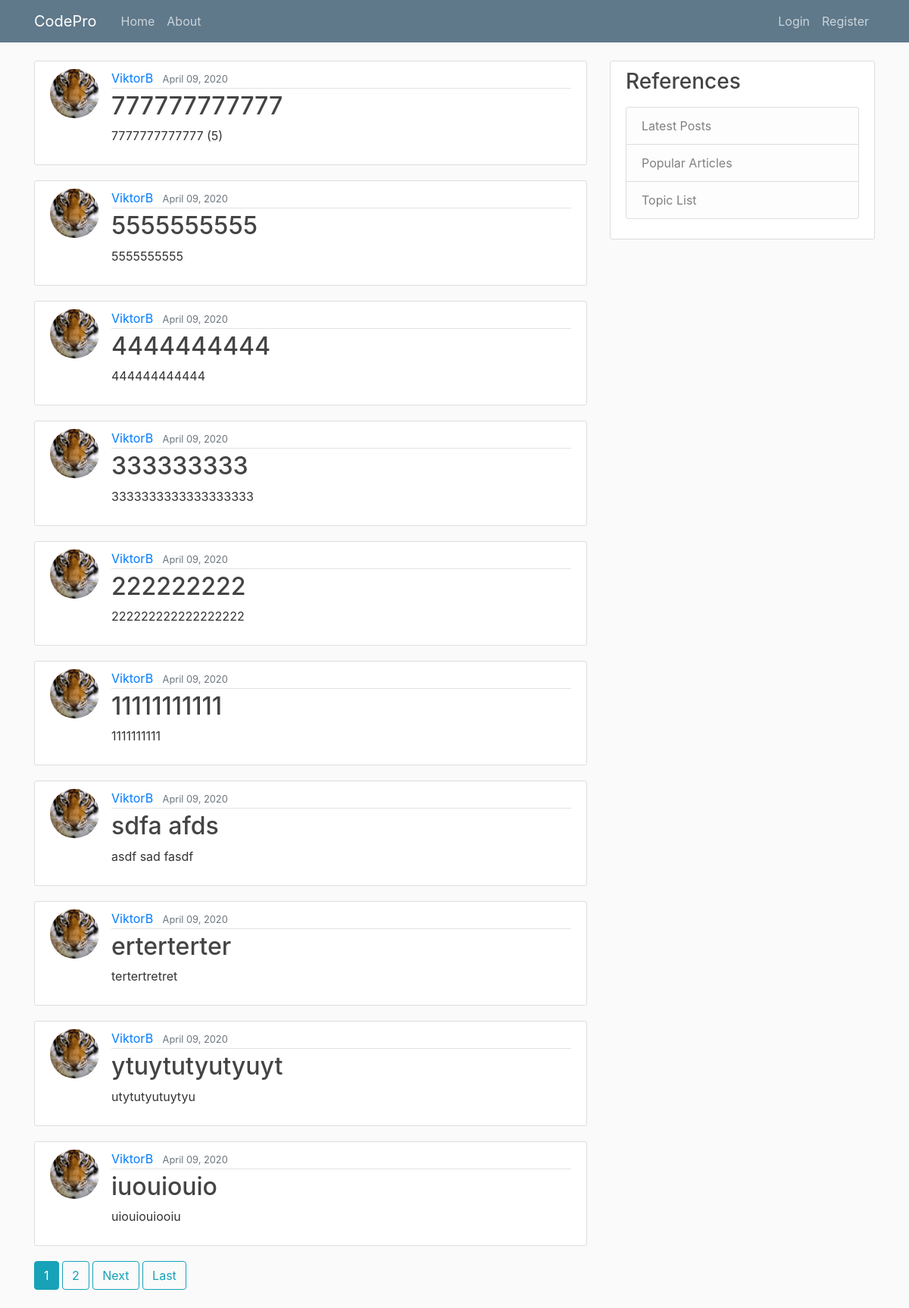
The page / on the database its author committed.
### blog/models.py (models this page shows, shortened)
class Post(models.Model):
    title = models.CharField(max_length=100)
    content = models.TextField()
    date_posted = models.DateTimeField(default=timezone.now)
    author = models.ForeignKey(User, on_delete=models.CASCADE)
    likes = models.IntegerField()

### users/models.py (models this page shows, shortened)
class Profile(models.Model):
    user = models.OneToOneField(User, on_delete=models.CASCADE)
    image = models.ImageField(default='default.jpg', upload_to='profile_pics')
    about_info = models.TextField(default="Hi! I am a fellow Python programmer.")

### blog/views.py (the view)
# urls.py: path('', PostListView.as_view(), name='blog-home'),
class PostListView(ListView):
    model = Post
    template_name = 'blog/home.html' # <app>/<model>_<viewtype>.html
    context_object_name = 'posts'
    ordering = ['-date_posted']  # Orders our post from newest to oldest
    paginate_by = 10

### blog/templates/blog/home.html (shortened to what this page needs)
{% extends "blog/base.html" %}
{% block content %}
  {% for post in posts %}
<article class="media content-section">
  <img class="rounded-circle article-img" src="{{ post.author.profile.image.url }}">
<div class="media-body">
<div class="article-metadata">
  <a class="mr-2" href="{% url 'user-posts' post.author.username %}">{{ post.author }}</a>
  <small class="text-muted">{{ post.date_posted|date:"F d, Y"}}</small>
</div>
<h2><a class="article-title" href="{% url 'post-detail' post.id %}">{{ post.title }}</a></h2>
<p class="article-content">{{ post.content }}</p>
</div>
</article>
  {% endfor %}
  {% if is_paginated %}
    {% for num in page_obj.paginator.page_range %}
      {% if page_obj.number == num %}
      <a class="btn btn-info mb-4" href="?page={{ num }}">{{ num }}</a>
      {% elif num > page_obj.number|add:'-3' and num < page_obj.number|add:'3'%}
      <a class="btn btn-outline-info mb-4" href="?page={{ num }}">{{ num }}</a>
      {% endif %}
    {% endfor %}
    {% if page_obj.has_next %}
      <a class="btn btn-outline-info mb-4" href="?page={{ page_obj.next_page_number }}">Next</a>
      <a class="btn btn-outline-info mb-4" href="?page={{ page_obj.paginator.num_pages }}">Last</a>
    {% endif %}
  {% endif %}
{% endblock content %}

### blog/templates/blog/base.html (shortened to what this page needs)
{% load static %}
<!DOCTYPE html>
<html lang="en" dir="ltr">
  <head>
   <link rel="stylesheet" href="https://maxcdn.bootstrapcdn.com/bootstrap/4.0.0/css/bootstrap.min.css">
   <link rel="stylesheet" type="text/css" href="{% static 'blog/main.css' %}">
  </head>
  <body>
<header class="site-header">
<nav class="navbar navbar-expand-md navbar-dark bg-steel fixed-top">
  <div class="container">
    <a class="navbar-brand mr-4" href="{% url 'blog-home' %}">CodePro</a>
    <div class="collapse navbar-collapse" id="navbarToggle">
      <div class="navbar-nav mr-auto">
        <a class="nav-item nav-link" href="{% url 'blog-home' %}">Home</a>
        <a class="nav-item nav-link" href="{% url 'blog-about' %}">About</a>
      </div>
      <div class="navbar-nav">
        {% if user.is_authenticated %}
        <a class="nav-item nav-link" href="{% url 'profile' %}">Profile</a>
        <a class="nav-item nav-link" href="{% url 'logout' %}">Logout</a>
        <a class="nav-item nav-link" href="{% url 'post-create' %}">New Post</a>
        {% else %}
        <a class="nav-item nav-link" href="{% url 'login' %}">Login</a>
        <a class="nav-item nav-link" href="{% url 'register' %}">Register</a>
        {% endif %}
      </div>
    </div>
  </div>
</nav>
</header>
<main role="main" class="container">
<div class="row">
<div class="col-md-8">
  {% block content %}{% endblock %}
</div>
<div class="col-md-4">
  <div class="content-section">
    <h3>References</h3>
    <p class='text-muted'>
      <ul class="list-group">
        <a class="list-group-item list-group-item-light" href="#">Latest Posts</a>
        <a class="list-group-item list-group-item-light" href="#">Popular Articles</a>
        <a class="list-group-item list-group-item-light" href="#">Topic List</a>
      </ul>
    </p>
  </div>
</div>
</div>
</main>
  </body>
</html>

### blog/static/blog/main.css (style rules this page uses)
body { background: #fafafa; color: #333333; margin-top: 5rem; }
h1, h2, h3, h4, h5, h6 { color: #444444; }
ul { margin: 0; }
.bg-steel { background-color: #5f788a; }
.site-header .navbar-nav .nav-link { color: #cbd5db; }
.content-section { background: #ffffff; padding: 10px 20px; border: 1px solid #dddddd; border-radius: 3px; margin-bottom: 20px; }
.article-title { color: #444444; }
.article-content { white-space: pre-line; }
.article-img { height: 65px; width: 65px; margin-right: 16px; }
.article-metadata { padding-bottom: 1px; margin-bottom: 4px; border-bottom: 1px solid #e3e3e3 }

### rows shown on the page
Post: author.profile.image (picture), author "ViktorB", date_posted "April 09, 2020", title "777777777777", content "7777777777777 (5)"
Post: author.profile.image (picture), author "ViktorB", date_posted "April 09, 2020", title "5555555555", content "5555555555"
Post: author.profile.image (picture), author "ViktorB", date_posted "April 09, 2020", title "4444444444", content "444444444444"
Post: author.profile.image (picture), author "ViktorB", date_posted "April 09, 2020", title "333333333", content "3333333333333333333"
Post: author.profile.image (picture), author "ViktorB", date_posted "April 09, 2020", title "222222222", content "222222222222222222"
Post: author.profile.image (picture), author "ViktorB", date_posted "April 09, 2020", title "11111111111", content "1111111111"
Post: author.profile.image (picture), author "ViktorB", date_posted "April 09, 2020", title "sdfa afds", content "asdf sad fasdf"
Post: author.profile.image (picture), author "ViktorB", date_posted "April 09, 2020", title "erterterter", content "tertertretret"
Post: author.profile.image (picture), author "ViktorB", date_posted "April 09, 2020", title "ytuytutyutyuyt", content "utytutyutuytyu"
Post: author.profile.image (picture), author "ViktorB", date_posted "April 09, 2020", title "iuouiouio", content "uiouiouiooiu"

### other values the page prints
{{ num }} "1"
{{ num }} "2"
